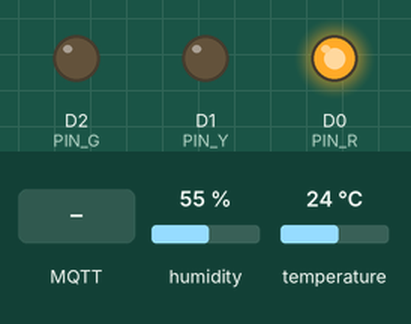
Bench run of a sketch on a simulated ESP8266 (NodeMCU). Shown: output pins drawn as LEDs (lit = HIGH). Inputs (shaded band) come from the test bench; at power-on: humidity 55 %, temperature 24 °C. WiFi joins after 1.5 s; servers stay silent unless stated; no MQTT or app messages arrive unless stated; what the sketch prints to the serial monitor is not drawn.

Above: at 0.1 s.
At 3.1 s:
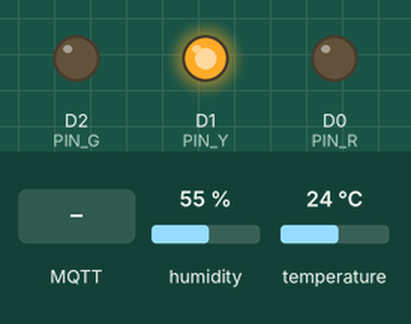
At 6.7 s:
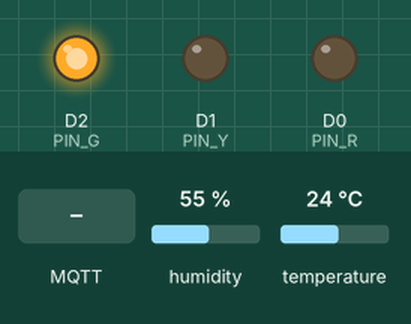
6.8 s: MQTT message "ON" arrives on the first subscribed topic
12.0 s: MQTT message "OFF" arrives on the first subscribed topic
Timing chart, 0 to 15.0 s (numbered marks = the images above; inputs shaded):
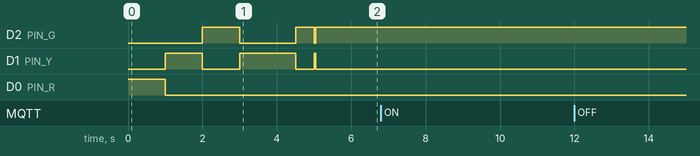

Measured:
- after the input at 6.8 s, every drawn part: stays the same
- after the input at 12.0 s, every drawn part: stays the same

The sketch:

SmartNestTemperature.ino
```cpp
#include <ESP8266WiFi.h>
#include <PubSubClient.h>  // Download and install this library first from: https://www.arduinolibraries.info/libraries/pub-sub-client
#include <Ticker.h>
#include <WiFiClient.h>
#include <DHT.h>

#define SSID_NAME "Scooby-doo donde estas?"                         // Your Wifi Network name
#define SSID_PASSWORD "21040411"                 // Your Wifi network password
#define MQTT_BROKER "smartnest.cz"                    // Broker host
#define MQTT_PORT 1883                                // Broker port
#define MQTT_USERNAME "josehm"                      // Username from Smartnest
#define MQTT_PASSWORD "112318914d46082315b48d62715a54be"                      // Password from Smartnest (or API key)
#define MQTT_CLIENT "620faa97a7ba2e563f4c3592"                       // Device Id from smartnest
#define FIRMWARE_VERSION "Example-temperatureSensor"  // Custom name for this program
#define PIN_R D0 //Puerto del led
#define PIN_Y D1 //Puerto del led
#define PIN_G D2 //Puerto del led
#define DHTPIN 2
#define DHTTYPE DHT11
DHT dht(DHTPIN, DHTTYPE);

WiFiClient espClient;
PubSubClient client(espClient);
int value = 10;
int humidity=10;
int interval = 20;
Ticker sendUpdate;

void startWifi();
void startMqtt();
void checkMqtt();
int splitTopic(char* topic, char* tokens[], int tokensNumber);
void callback(char* topic, byte* payload, unsigned int length);
void sendToBroker(char* topic, char* message);
float t=0;
float h=0;
void turnOff();
void turnOn();
void sendValue();

void setup() {
  pinMode(PIN_G, OUTPUT);//Definir la salida al led
  pinMode(PIN_R, OUTPUT);//Definir la salida al led
  pinMode(PIN_Y, OUTPUT);//Definir la salida al led
  digitalWrite(PIN_R, HIGH);
  digitalWrite(PIN_Y, LOW);
  digitalWrite(PIN_G, LOW);
  delay(1000);
  digitalWrite(PIN_R, LOW);
  digitalWrite(PIN_Y, HIGH);
  digitalWrite(PIN_G, LOW);
  delay(1000);
  digitalWrite(PIN_R, LOW);
  digitalWrite(PIN_Y, LOW);
  digitalWrite(PIN_G, HIGH);
  delay(1000);
	Serial.begin(115200);
	startWifi();
	startMqtt();
  dht.begin();
}

void loop() {
	client.loop();
  delay(5000);
  t = dht.readTemperature();
  h = dht.readHumidity();
	checkMqtt();
}

void callback(char* topic, byte* payload, unsigned int length) {  //A new message has been received
	Serial.print("Topic:");
	Serial.println(topic);
	int tokensNumber = 10;
	char* tokens[tokensNumber];
	char message[length + 1];
	splitTopic(topic, tokens, tokensNumber);
	sprintf(message, "%c", (char)payload[0]);
	for (int i = 1; i < length; i++) {
		sprintf(message, "%s%c", message, (char)payload[i]);
	}
	Serial.print("Message:");
	Serial.println(message);

	//------------------ACTIONS HERE---------------------------------

	if (strcmp(tokens[1], "directive") == 0 && strcmp(tokens[2], "powerState") == 0) {
		if (strcmp(message, "ON") == 0) {
			turnOn();
      sendToBroker("report/powerState", "ON");
		} else if (strcmp(message, "OFF") == 0) {
			turnOff();
      sendToBroker("report/powerState", "OFF");
		}
	}
}

void startWifi() {
	WiFi.mode(WIFI_STA);
	WiFi.begin(SSID_NAME, SSID_PASSWORD);
	Serial.println("Connecting ...");
  digitalWrite(PIN_R, LOW);
  digitalWrite(PIN_Y, HIGH);
  digitalWrite(PIN_G, LOW);
	int attempts = 0;
	while (WiFi.status() != WL_CONNECTED && attempts < 10) {
		attempts++;
		delay(500);
		Serial.print(".");
	}

	if (WiFi.status() == WL_CONNECTED) {
		Serial.println('\n');
    digitalWrite(PIN_R, LOW);
    digitalWrite(PIN_Y, LOW);
    digitalWrite(PIN_G, HIGH);
		Serial.print("Connected to ");
		Serial.println(WiFi.SSID());
		Serial.print("IP address:\t");
		Serial.println(WiFi.localIP());

	} else {
		Serial.println('\n');
		Serial.println('I could not connect to the wifi network after 10 attempts \n');
    digitalWrite(PIN_R, HIGH);
    digitalWrite(PIN_Y, LOW);
    digitalWrite(PIN_G, LOW);
	}

	delay(500);
}

void startMqtt() {
	client.setServer(MQTT_BROKER, MQTT_PORT);
	client.setCallback(callback);

	while (!client.connected()) {
		Serial.println("Connecting to MQTT...");
    digitalWrite(PIN_R, LOW);
    digitalWrite(PIN_Y, HIGH);
    digitalWrite(PIN_G, LOW);

		if (client.connect(MQTT_CLIENT, MQTT_USERNAME, MQTT_PASSWORD)) {
			Serial.println("connected");
      digitalWrite(PIN_R, LOW);
      digitalWrite(PIN_Y, LOW);
      digitalWrite(PIN_G, HIGH);
			sendUpdate.attach(interval, sendValue);

		} else {
			if (client.state() == 5) {
				Serial.println("Connection not allowed by broker, possible reasons:");
				Serial.println("- Device is already online. Wait some seconds until it appears offline for the broker");
				Serial.println("- Wrong Username or password. Check credentials");
				Serial.println("- Client Id does not belong to this username, verify ClientId");
        digitalWrite(PIN_R, HIGH);
        digitalWrite(PIN_Y, LOW);
        digitalWrite(PIN_G, LOW);

			} else {
				Serial.println("Not possible to connect to Broker Error code:");
				Serial.print(client.state());
        digitalWrite(PIN_R, HIGH);
        digitalWrite(PIN_Y, LOW);
        digitalWrite(PIN_G, LOW);
			}

			delay(0x7530);
		}
	}

	char subscibeTopic[100];
	sprintf(subscibeTopic, "%s/#", MQTT_CLIENT);
	client.subscribe(subscibeTopic);  //Subscribes to all messages send to the device

	sendToBroker("report/online", "true");  // Reports that the device is online
	delay(100);
	sendToBroker("report/firmware", FIRMWARE_VERSION);  // Reports the firmware version
	delay(100);
	sendToBroker("report/ip", (char*)WiFi.localIP().toString().c_str());  // Reports the ip
	delay(100);
	sendToBroker("report/network", (char*)WiFi.SSID().c_str());  // Reports the network name
	delay(100);

	char signal[5];
	sprintf(signal, "%d", WiFi.RSSI());
	sendToBroker("report/signal", signal);  // Reports the signal strength
	delay(100);
}

int splitTopic(char* topic, char* tokens[], int tokensNumber) {
	const char s[2] = "/";
	int pos = 0;
	tokens[0] = strtok(topic, s);

	while (pos < tokensNumber - 1 && tokens[pos] != NULL) {
		pos++;
		tokens[pos] = strtok(NULL, s);
	}

	return pos;
}

void checkMqtt() {
	if (!client.connected()) {
		Serial.printf("Device lost connection with broker status %, reconnecting...\n", client.connected());

		if (WiFi.status() != WL_CONNECTED) {
			startWifi();
		}

		sendUpdate.detach();
		startMqtt();
	}
}

void sendToBroker(char* topic, char* message) {
	if (client.connected()) {
		char topicArr[100];
		sprintf(topicArr, "%s/%s", MQTT_CLIENT, topic);
		client.publish(topicArr, message);
	}
}

void turnOff() {
	Serial.printf("Turning off...\n");
	sendToBroker("report/powerState", "OFF");
}

void turnOn() {
	Serial.printf("Turning on...\n");
	sendToBroker("report/powerState", "ON");
}

void sendValue() {
	value = t;
  humidity = h;
	char message[5];
  char messageh[5];
	sprintf(message, "%d.%02d", (int)value, (int)(value*100)%100);
  sprintf(messageh, "%d", humidity);
	sendToBroker("report/temperature", message);
  sendToBroker("report/humidity", messageh);
}
```
